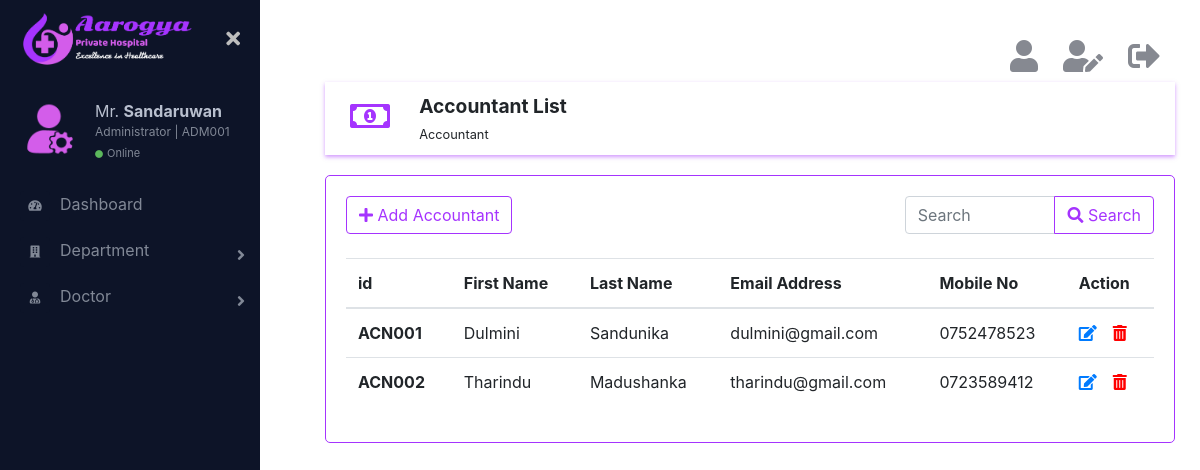
The app's page /html/accountantList.php (signed in) with its own data.
### tables this page shows
CREATE TABLE IF NOT EXISTS `accountant` (
  `id` char(6) NOT NULL,
  `firstName` varchar(20) NOT NULL,
  `lastName` varchar(20) NOT NULL,
  `email` varchar(100) NOT NULL,
  `mobile` char(10) NOT NULL,
  `is_deleted` int(11) NOT NULL,
  PRIMARY KEY (`id`)
);

### html/accountantList.php (the view, shortened to what this page needs)
<?php
    require_once('../connection/connection.php');
?>
<!DOCTYPE html>
<html lang="en">
    <head>
        <link rel="stylesheet" href="../css/bootstrap.min.css">
        <link href="https://cdnjs.cloudflare.com/ajax/libs/font-awesome/5.10.0-11/css/all.css" rel="stylesheet">
        <link href="../css/main.css" rel="stylesheet">
    </head>
    <body>
        <div class="page-wrapper chiller-theme toggled">
            <?php
                require_once('sidebar.php');
            ?>
            <main class="page-content">
                <div class="container">
                    <?php
                        require_once('logoutbar.php');
                    ?>
                    <div class="row topic">
                        <div class="col-md-1 topic-logo">
                            <i class="far fa-money-bill-alt fa-2x"></i>
                        </div>
                        <div class="col-md-11">
                            <span class="font-weight-bold"><big>Accountant List</big><br><small>Accountant</small></span>
                        </div>
                    </div>
                    <div class="row">
                        <div class="col-md-12 form">
                            <div class="row">
                                <div class="col-md-8">
                                    <a href="addAccountant.php" ><button type="button" class="btn btn-outline-primary"><i class="fas fa-plus"></i>  Add Accountant</button></a>
                                </div>
                                <div class="col-md-4">
                                    <form action="accountantList.php" method="get">
                                        <div class="input-group">
                                            <input type="search" name="searchTxt" class="form-control" placeholder="Search">
                                            <div class="input-group-append">
                                                <button class="btn btn-outline-primary" type="submit" name="search"><i class="fas fa-search"></i> Search</button>
                                            </div>
                                        </div>
                                    </form>
                                </div>
                            </div>
                            <br>
                            <table class="table">
                              <thead>
                                  <tr>
                                      <th scope="col">id</th>
                                      <th scope="col">First Name</th>
                                      <th scope="col">Last Name</th>
                                      <th scope="col">Email Address</th>
                                      <th scope="col">Mobile No</th>
                                      <?php
                                        if($_SESSION['role'] == 'admin'){
                                            echo "<th scope='col'>Action</th>";
                                        }
                                    ?>
                                  </tr>
                              </thead>
                              <tbody>
                                  <?php
                                    if(isset($_GET['search'])){
                                        $search =  mysqli_real_escape_string($con,$_GET['searchTxt']);
                                        $query = "SELECT * FROM `accountant` WHERE `is_deleted` = 0 AND `id` LIKE '{$search}%' OR `firstName` LIKE '{$search}%' OR `lastName` LIKE '{$search}%' ORDER BY `id`";
                                    } else {
                                        $query = "SELECT * FROM `accountant` WHERE `is_deleted` = 0 ORDER BY `id`";
                                    }
                                    $result_set = mysqli_query($con,$query);
                                    if (mysqli_num_rows($result_set) >= 1) {
                                        while($acn = mysqli_fetch_assoc($result_set)){
                                            echo "<tr>";
                                            echo "<th scope='row'>".$acn['id']."</th>";
                                            echo "<td>".$acn['firstName']."</td>";
                                            echo "<td>".$acn['lastName']."</td>";
                                            echo "<td>".$acn['email']."</td>";
                                            echo "<td>".$acn['mobile']."</td>";
                                            if($_SESSION['role'] == 'admin'){
                                                echo "<td><a href=\"#\"><i class='fas fa-edit mr-3' data-toggle='tooltip' title='Edit'></i></a><a href='accountantList.php?id={$acn['id']}' onclick=\"return confirm('Are you sure to delete this information ?');\"><i class='fas fa-trash-alt' data-toggle='tooltip' title='Delete' style='color:red;'></i></a></td>";
                                            }
                                            echo "</tr>";
                                        }
                                    } else {
                                        echo "<tr><td><h4 class='text-danger'>No records</h4></td></tr>";
                                    }
                                  ?>
                              </tbody>
                            </table>
                        </div>
                    </div>
                </div>
            </main>
        </div>
    </body>
</html>

### css/main.css (style rules this page uses)
.page-wrapper .sidebar-wrapper, .sidebar-wrapper .sidebar-brand > a, .sidebar-wrapper .sidebar-dropdown > a:after, .sidebar-wrapper .sidebar-menu .sidebar-dropdown .sidebar-submenu li a:before, .sidebar-wrapper ul li a i, .page-wrapper .page-content, .sidebar-wrapper .sidebar-search input.search-menu, .sidebar-wrapper .sidebar-search .input-group-text, .sidebar-wrapper .sidebar-menu ul li a, #show-sidebar, #close-sidebar { -webkit-transition: all 0.3s ease; -moz-transition: all 0.3s ease; -ms-transition: all 0.3s ease; -o-transition: all 0.3s ease; transition: all 0.3s ease; }
.page-wrapper { height: 100vh; }
@media screen and (min-width: 700px) { .page-wrapper.toggled .page-content { padding-left: 300px; } }
.page-wrapper .page-content { display: inline-block; width: 100%; padding-left: 0px; padding-top: 20px; }
.page-wrapper .page-content > div { padding: 20px 40px; }
.page-wrapper .page-content { overflow-x: hidden; }
.topic { box-shadow: 0 2px 4px rgba(165, 52, 254, 0.5); padding: 10px; }
.topic-logo { display: inline-block; text-align: center; color: rgb(165, 52, 254); margin-top: 8px; }
.form { margin-top: 20px; border: 1px solid rgb(165, 52, 254); border-radius: 5px; padding: 20px; }

### records on screen
accountant: id "ACN001", firstName "Dulmini", lastName "Sandunika", email "dulmini@gmail.com", mobile "0752478523"
accountant: id "ACN002", firstName "Tharindu", lastName "Madushanka", email "tharindu@gmail.com", mobile "0723589412"

### other values on screen
$_SESSION['lastName'] "Sandaruwan"
$_SESSION['id'] "ADM001"
